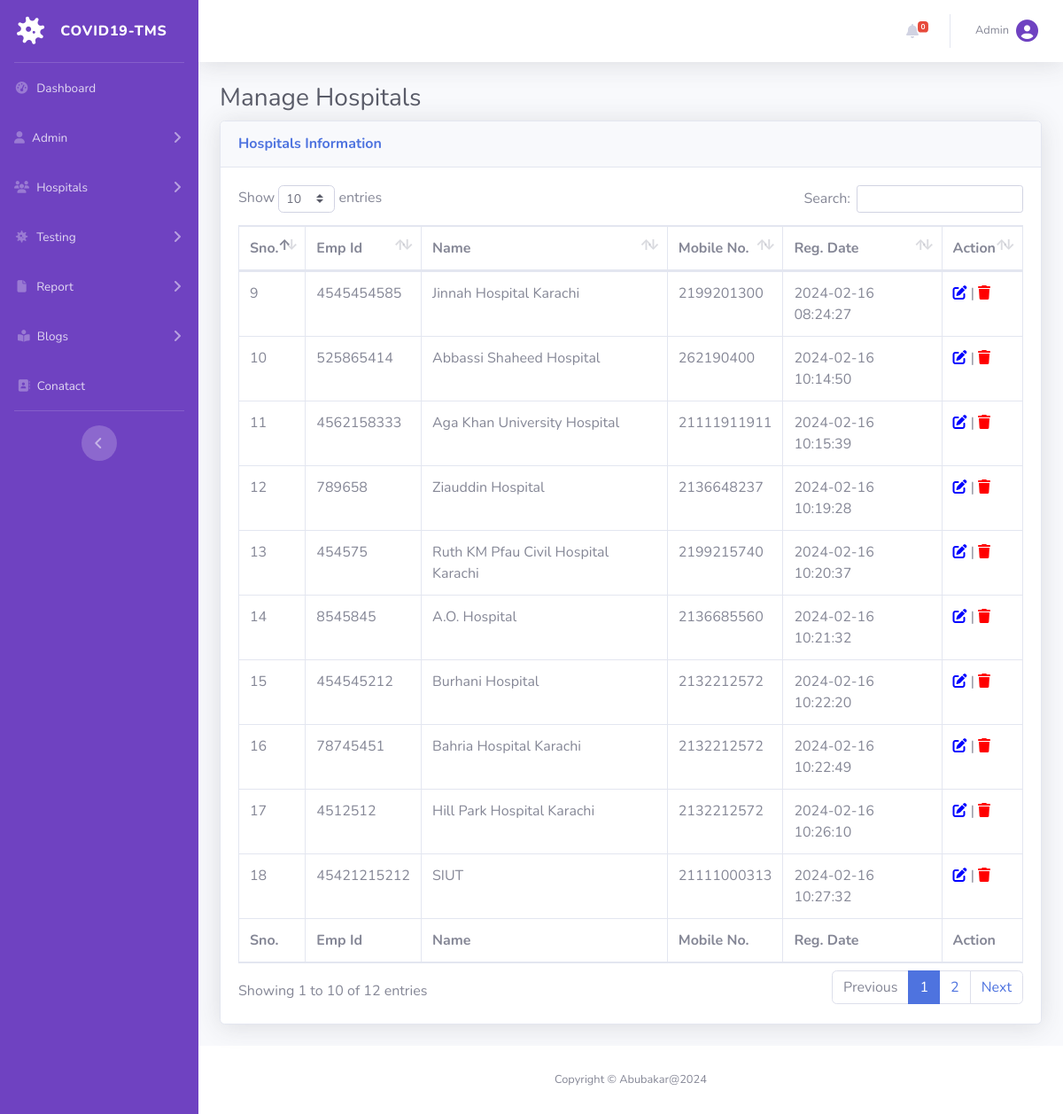
The page /covid-tms/manage-phlebotomist.php (signed in) on the database its author committed.
### tables this page shows
CREATE TABLE `tblphlebotomist` (
  `id` int(11) NOT NULL,
  `EmpID` varchar(100) DEFAULT NULL,
  `FullName` varchar(120) DEFAULT NULL,
  `MobileNumber` bigint(12) DEFAULT NULL,
  `RegDate` timestamp NULL DEFAULT current_timestamp()
);

### covid-tms/manage-phlebotomist.php (the view, shortened to what this page needs)
<?php session_start();
include_once('includes/config.php');
if (strlen($_SESSION['aid'] == 0)) {
    header('location:logout.php');
} else {
?>
    <!DOCTYPE html>
    <html lang="en">
    <head>
        <link href="vendor/fontawesome-free/css/all.min.css" rel="stylesheet" type="text/css">
        <link href="css/sb-admin-2.min.css" rel="stylesheet">
        <link href="vendor/datatables/dataTables.bootstrap4.min.css" rel="stylesheet">
    </head>
    <body id="page-top">
        <div id="wrapper">
            <?php include_once('includes/sidebar.php'); ?>
            <div id="content-wrapper" class="d-flex flex-column">
                <div id="content">
                    <?php include_once('includes/topbar.php'); ?>
                    <div class="container-fluid">
                        <h1 class="h3 mb-2 text-gray-800">Manage Hospitals</h1>
                        <div class="card shadow mb-4">
                            <div class="card-header py-3">
                                <h6 class="m-0 font-weight-bold text-primary">Hospitals Information</h6>
                            </div>
                            <div class="card-body">
                                <div class="table-responsive">
                                    <table class="table table-bordered" id="dataTable" width="100%" cellspacing="0">
                                        <thead>
                                            <tr>
                                                <th>Sno.</th>
                                                <th>Emp Id</th>
                                                <th>Name</th>
                                                <th>Mobile No.</th>
                                                <th>Reg. Date</th>
                                                <th>Action</th>
                                            </tr>
                                        </thead>
                                        <tfoot>
                                            <tr>
                                                <th>Sno.</th>
                                                <th>Emp Id</th>
                                                <th>Name</th>
                                                <th>Mobile No.</th>
                                                <th>Reg. Date</th>
                                                <th>Action</th>
                                            </tr>
                                        </tfoot>
                                        <tbody>
                                            <?php $query = mysqli_query($con, "select * from tblphlebotomist");
                                            while ($row = mysqli_fetch_array($query)) {
                                            ?>
                                                <tr>
                                                    <td><?php echo $row['id']; ?></td>
                                                    <td><?php echo $row['EmpID']; ?></td>
                                                    <td><?php echo $row['FullName']; ?></td>
                                                    <td><?php echo $row['MobileNumber']; ?></td>
                                                    <td><?php echo $row['RegDate']; ?></td>
                                                    <td>
                                                        <a href="edit-phlebotomist.php?pid=<?php echo $row['id']; ?>"><i class="fas fa-edit" style="color:blue"></i></a> |
                                                        <a href="manage-phlebotomist.php?pid=<?php echo $row['id']; ?>&&action=delete" onclick="return confirm('Do you really want to delete this record?');"><i class="fa fa-trash" aria-hidden="true" style="color:red" title="Delete this record"></i></a>
                                                    </td>
                                                </tr>
                                            <?php } ?>
                                        </tbody>
                                    </table>
                                </div>
                            </div>
                        </div>
                    </div>
                </div>
                <?php include_once('includes/footer.php'); ?>
            </div>
        </div>
    </body>
    </html>
<?php } ?>

### covid-tms/includes/topbar.php (shortened to what this page needs)
      <nav class="navbar navbar-expand navbar-light bg-white topbar mb-4 static-top shadow">
            <?php if($_SESSION['aid']):?>
                    <ul class="navbar-nav ml-auto">
<?php $query=mysqli_query($con,"select * from tbltestrecord where ReportStatus is null");
$count=mysqli_num_rows($query);
?>
                        <li class="nav-item dropdown no-arrow mx-1">
                            <a class="nav-link dropdown-toggle" href="#" id="alertsDropdown" role="button"
                                data-toggle="dropdown" aria-haspopup="true" aria-expanded="false">
                                <i class="fas fa-bell fa-fw"></i>
                                <span class="badge badge-danger badge-counter"><?php echo $count;?></span>
                            </a>
                        </li>
                        <li class="nav-item dropdown no-arrow">
                            <a class="nav-link dropdown-toggle" href="#" id="userDropdown" role="button"
                                data-toggle="dropdown" aria-haspopup="true" aria-expanded="false">
                <?php
$adid=$_SESSION['aid'];
$ret1=mysqli_query($con,"select AdminName from tbladmin where ID='$adid'");
while($row1=mysqli_fetch_array($ret1)){
?>
                                <span class="mr-2 d-none d-lg-inline text-gray-600 small"><?php  echo $row1['AdminName'];?></span>
                           <?php } ?>
                           <i class="fa-solid fa-circle-user" style="font-size:25px; color:#6f42c1;"></i>
                        </a>
                        </li>
                    </ul>
                <?php endif;?>
                </nav>

### rows shown on the page
tblphlebotomist: id "9", EmpID "4545454585", FullName "Jinnah Hospital Karachi", MobileNumber "2199201300", RegDate "2024-02-16 08:24:27"
tblphlebotomist: id "10", EmpID "525865414", FullName "Abbassi Shaheed Hospital", MobileNumber "262190400", RegDate "2024-02-16 10:14:50"
tblphlebotomist: id "11", EmpID "4562158333", FullName "Aga Khan University Hospital", MobileNumber "21111911911", RegDate "2024-02-16 10:15:39"
tblphlebotomist: id "12", EmpID "789658", FullName "Ziauddin Hospital", MobileNumber "2136648237", RegDate "2024-02-16 10:19:28"
tblphlebotomist: id "13", EmpID "454575", FullName "Ruth KM Pfau Civil Hospital Karachi", MobileNumber "2199215740", RegDate "2024-02-16 10:20:37"
tblphlebotomist: id "14", EmpID "8545845", FullName "A.O. Hospital", MobileNumber "2136685560", RegDate "2024-02-16 10:21:32"
tblphlebotomist: id "15", EmpID "454545212", FullName "Burhani Hospital", MobileNumber "2132212572", RegDate "2024-02-16 10:22:20"
tblphlebotomist: id "16", EmpID "78745451", FullName "Bahria Hospital Karachi", MobileNumber "2132212572", RegDate "2024-02-16 10:22:49"
tblphlebotomist: id "17", EmpID "4512512", FullName "Hill Park Hospital Karachi", MobileNumber "2132212572", RegDate "2024-02-16 10:26:10"
tblphlebotomist: id "18", EmpID "45421215212", FullName "SIUT", MobileNumber "21111000313", RegDate "2024-02-16 10:27:32"

### other values the page prints
$count "0"
$row1['AdminName'] "Admin"
